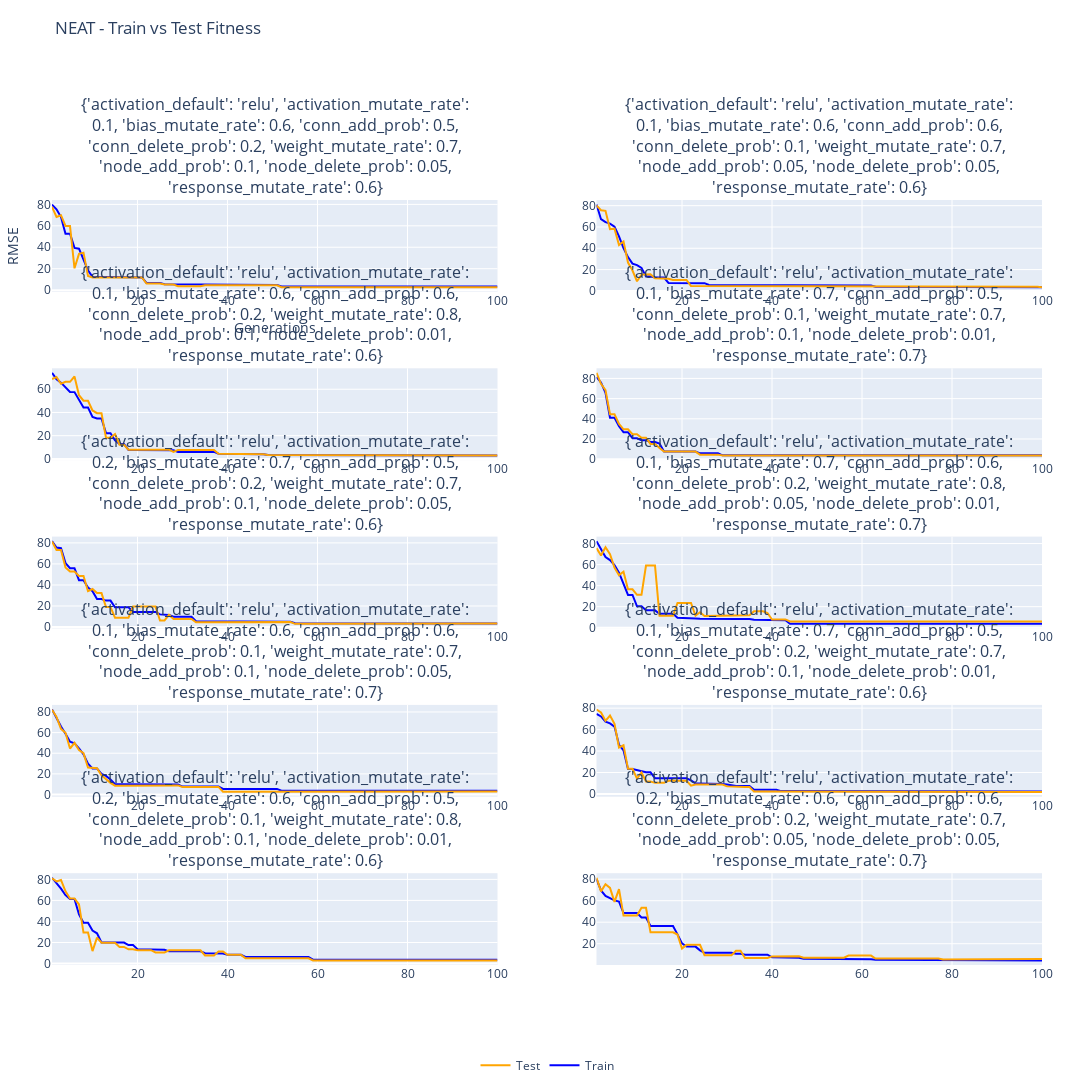

This figure's notebook cell:
### Markdown cell above
### Brief Discussion on Overfitting and Early Convergence

for the model's performance, we can asses that the number of generations we gave may be too much, as we notice that by the 70th generation, the model has already converged to a solution in most of the cases, althogh such a low number of species, as noticed before, may have influenced this result. Overfiting does not seem to be a problem, as the test result is not significantly different from the training result, which suggests that the model is not memorizing the training data but rather learning a generalizable solution.

### Code cell
fit_or_size_per_comb(k_outer,MODEL_NAME, height=1800, width=1500, vertical_spacing=0.1, horizontal_spacing=0.1, title_y=.98,top_margin=200)
